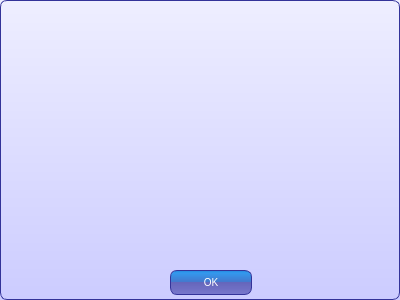
<?xml version="1.0" encoding="UTF-8"?>
<ui version="4.0">
 <class>ListProviders</class>
 <widget class="QDialog" name="ListProviders">
  <property name="geometry">
   <rect>
    <x>0</x>
    <y>0</y>
    <width>400</width>
    <height>300</height>
   </rect>
  </property>
  <property name="windowTitle">
   <string>Dialog</string>
  </property>
  <property name="styleSheet">
   <string notr="true">QLineEdit {
padding: 1px;
border-style: solid;
border: 2px solid gray;
border-radius: 8px;
}
QCommandLinkButton
{
}
QDialog
{
background: QLinearGradient(x1: 0, y1: 0, x2: 0, y2: 1, stop: 0 #eef, stop: 1 #ccf);
border-width: 1px;
border-color: #339;
border-style: solid;
border-radius: 7;
padding: 3px;
font-size: 10px;
padding-left: 5px;
padding-right: 5px;

}

QPushButton {
color: white;
background-color: QLinearGradient( x1: 0, y1: 0, x2: 0, y2: 1, stop: 0 #28d, stop: 0.1 #39e, stop: 0.49 #47c, stop: 0.5 #66b, stop: 1 #77c);
border-width: 1px;
border-color: #339;
border-style: solid;
border-radius: 7;
padding: 3px;
font-size: 10px;
padding-left: 5px;
padding-right: 5px;
min-width: 70px;
max-width:70px;
min-height: 17px;
max-height: 17px;
}</string>
  </property>
  <widget class="QLabel" name="providersListLabel">
   <property name="geometry">
    <rect>
     <x>20</x>
     <y>20</y>
     <width>361</width>
     <height>231</height>
    </rect>
   </property>
   <property name="text">
    <string/>
   </property>
  </widget>
  <widget class="QPushButton" name="okPushButton">
   <property name="geometry">
    <rect>
     <x>170</x>
     <y>270</y>
     <width>82</width>
     <height>25</height>
    </rect>
   </property>
   <property name="text">
    <string>OK</string>
   </property>
  </widget>
 </widget>
 <resources/>
 <connections/>
</ui>
